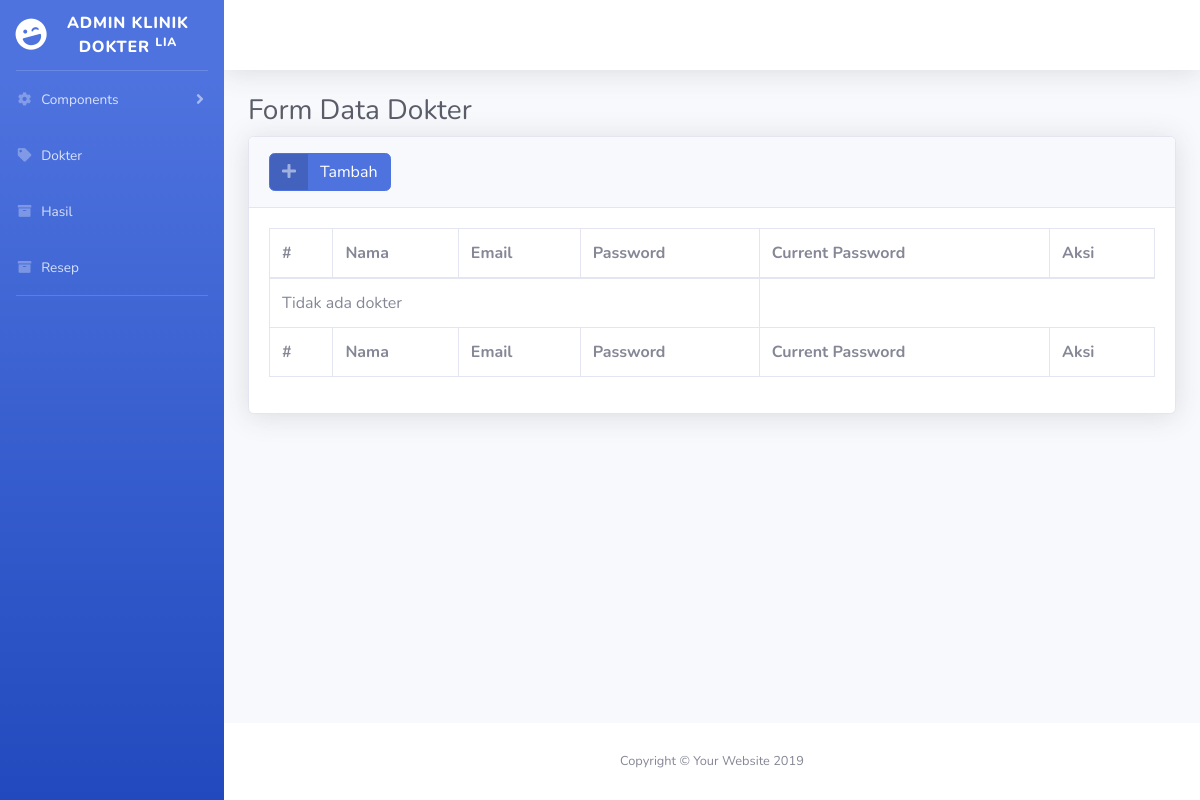
The page /index.php/dokter on the database as committed earlier.
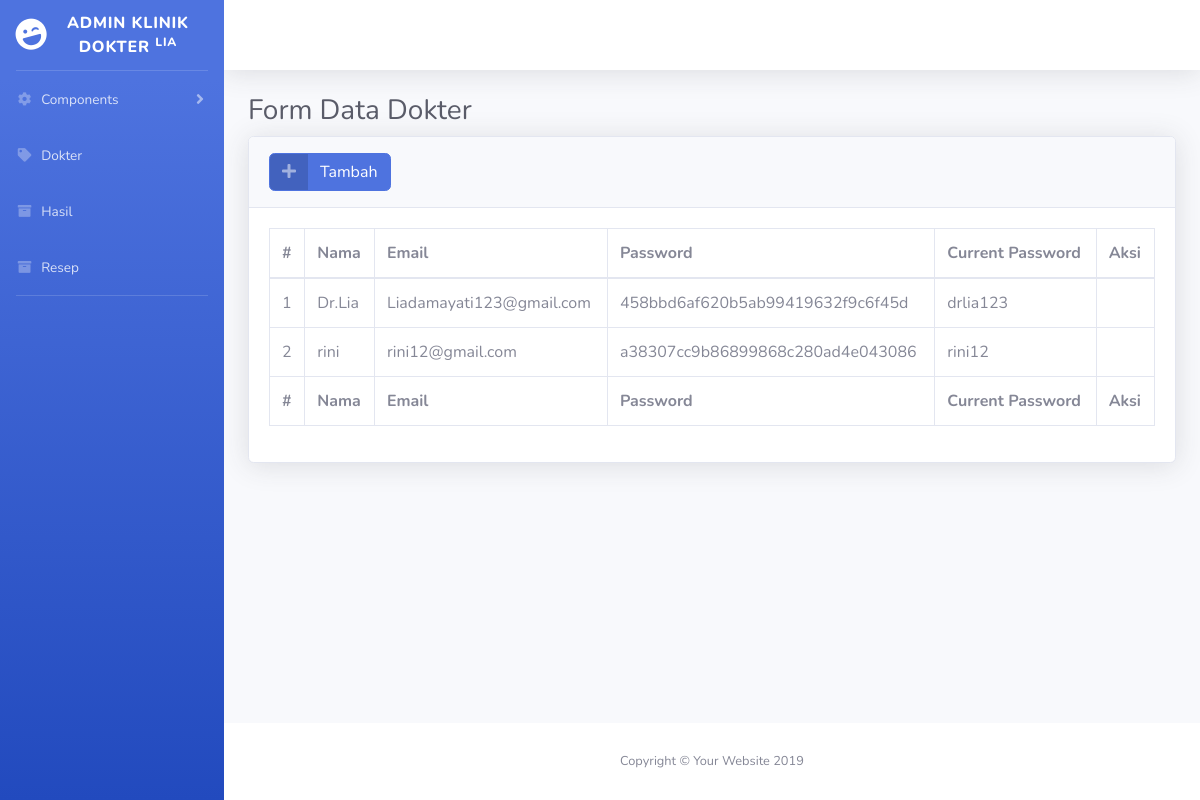
The same page on the database as committed later.
### tables this page shows
CREATE TABLE `tb_dokter` (
  `id_dokter` bigint(20) NOT NULL,
  `nama_dokter` varchar(30) NOT NULL,
  `email_dokter` varchar(100) NOT NULL,
  `password_dokter` varchar(32) NOT NULL,
  `current_password` varchar(32) NOT NULL
);

### application/controllers/Dokter.php (called while the page is built, shortened)
<?php
class Dokter extends CI_Controller {
	public function index()
	{
		$parser = array(
			'p_semuadokter' => $this->db->get_where('tb_dokter')->result()
			);
		$this->load->view('dokter/v_daftar',
			$parser);
	}
}
?>

### index.php (called while the page is built, shortened)
<?php
require_once BASEPATH.'core/CodeIgniter.php';

### application/views/dokter/v_daftar.php (the view, shortened to what this page needs)
<!DOCTYPE html>
<html lang="en">
<head>
  <link href="<?php echo base_url(); ?>tema/admin/vendor/fontawesome-free/css/all.min.css" rel="stylesheet" type="text/css">
   <link href="<?php echo base_url(); ?>tema/admin/css/sb-admin-2.min.css" rel="stylesheet">
  <link href="vendor/datatables/dataTables.bootstrap4.min.css" rel="stylesheet">
</head>
<body id="page-top">
  <div id="wrapper">
    <div id="content-wrapper" class="d-flex flex-column">
      <div id="content">
        <div class="container-fluid">
          <h1 class="h3 mb-2 text-gray-800">Form Data Dokter</h1>
          <div class="card shadow mb-4">
            <div class="card-header py-3">
              <h6 class="m-0 font-weight-bold text-primary">
                <a href="<?php echo site_url('dokter/tambah'); ?>" class="btn btn-primary btn-icon-split">
                    <span class="icon text-white-50">
                      <i class="fas fa-plus"></i>
                    </span>
                    <span class="text">Tambah</span>
                  </a>
              </h6>
            </div>
            <div class="card-body">
              <div class="table-responsive">
                <table class="table table-bordered" id="dataTable" width="100%" cellspacing="0">
                  <thead>
                    <tr>
                     <th>#</th>
                     <th>Nama</th>
                     <th>Email</th>
                     <th>Password</th>
                     <th> Current Password</th>
                     <th>Aksi</th>
                    </tr>
                  </thead>
                  <tfoot>
                    <tr>
                     <th>#</th>
                      <th>Nama</th>
                      <th>Email</th>
                      <th>Password</th>
                       <th> Current Password</th>
                      <th>Aksi</th>
                    </tr>
                  </tfoot>
                  <tbody>
                   <?php if(count($p_semuadokter) > 0) { ?>
      <?php $no = 1; ?>
      <?php foreach ($p_semuadokter as $data) { ?>
      <tr>
        <td><?php echo $no++; ?></td>
        <td><?php echo $data->nama_dokter; ?></td>
        <td><?php echo $data->email_dokter; ?></td>
         <td><?php echo $data->password_dokter; ?></td>
           <td><?php echo $data->current_password; ?></td>
        <td>
        </td>
      </tr>
      <?php } ?>
      <?php } else { ?>
      <tr>
        <td colspan="4">Tidak ada dokter</td>
      </tr>
      <?php } ?>
                  </tbody>
                </table>
              </div>
            </div>
          </div>
        </div>
      </div>

Rows that differ between the two databases and show on the page:
added tb_dokter: nama_dokter "Dr.Lia", email_dokter "Liadamayati123@gmail.com", password_dokter "458bbd6af620b5ab99419632f9c6f45d", current_password "drlia123"
added tb_dokter: nama_dokter "rini", email_dokter "rini12@gmail.com", password_dokter "a38307cc9b86899868c280ad4e043086", current_password "rini12"
Other text that changed with them:
text no longer shown: "Tidak ada dokter"
